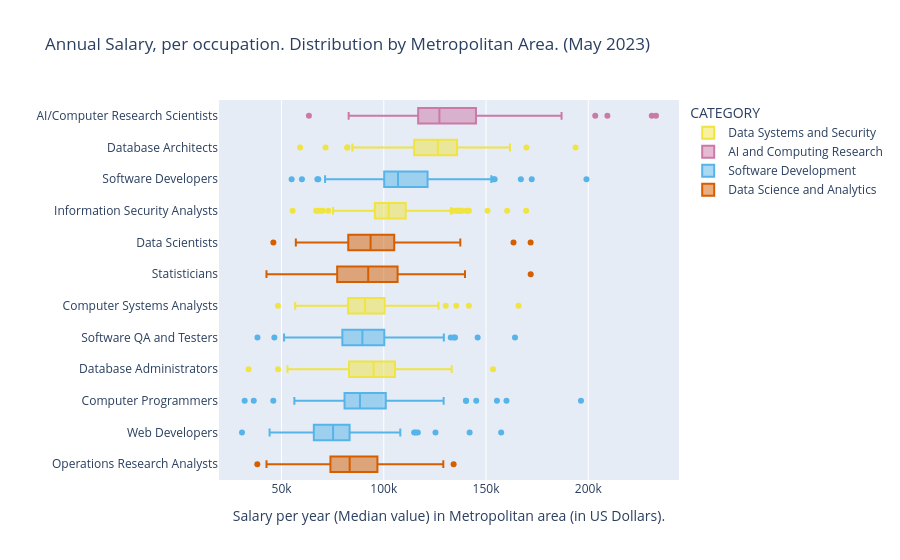

This figure's notebook cell:
### Code cell
#Creating the chart itself 

#Plotting the box chart. 
#each box chart represents the distribution of median salary (A_MEDIAN) 
#per occupation, across different metropolitan areas. 
box_chart = px.box(sal_metro, x='A_MEDIAN', y = 'ROLE', color = 'CATEGORY', color_discrete_map = category_colours,
                  hover_data=['AREA_TITLE', 'TOT_EMP'], labels={'A_MEDIAN' : 'Salary per year (Median value) in Metropolitan area (in US Dollars).', 'ROLE':''}, 
                   category_orders={'ROLE': desc_role},
                   title='Annual Salary, per occupation. Distribution by Metropolitan Area. (May 2023)')
#Box mode overlay was added to fix the misalignment of the boxes with their labels, and to adjust box width (v-s-labs, 2016). 
box_chart.update_layout(height=800, boxmode = 'overlay')
box_chart.show()

### Figure 1 — Plotly figure (JSON) as saved in the notebook; plotly's stock layout.template omitted (floating-point values rounded to 4 significant figures; data arrays with more than 128 entries replaced by an {"elided": "..."} marker saying what was removed)
{"data": [{"alignmentgroup": "True", "customdata": {"elided": "916x2 mixed values"}, "hovertemplate": "CATEGORY=Data Systems and Security<br>Salary per year (Median value) in Metropolitan area (in US Dollars).=%{x}<br>=%{y}<br>AREA_TITLE=%{customdata[0]}<br>TOT_EMP=%{customdata[1]}<extra></extra>", "legendgroup": "Data Systems and Security", "marker": {"color": "#F0E442"}, "name": "Data Systems and Security", "notched": false, "offsetgroup": "Data Systems and Security", "orientation": "h", "showlegend": true, "type": "box", "x": {"elided": "916 int values"}, "x0": " ", "xaxis": "x", "y": {"elided": "916 str values"}, "y0": " ", "yaxis": "y"}, {"alignmentgroup": "True", "customdata": {"elided": "66x2 mixed values"}, "hovertemplate": "CATEGORY=AI and Computing Research<br>Salary per year (Median value) in Metropolitan area (in US Dollars).=%{x}<br>=%{y}<br>AREA_TITLE=%{customdata[0]}<br>TOT_EMP=%{customdata[1]}<extra></extra>", "legendgroup": "AI and Computing Research", "marker": {"color": "#CC79A7"}, "name": "AI and Computing Research", "notched": false, "offsetgroup": "AI and Computing Research", "orientation": "h", "showlegend": true, "type": "box", "x": [176770, 174820, 117870, 142500, 124440, 118580, 145080, 84020, 140750, 102500, 175840, 126000, 112680, 117320, 120700, 96030, 119600, 112200, 133040, 126940, 141090, 123000, 131080, 102440, 186930, 82840, 109250, 128020, 63390, 165000, 120490, 116810, 111610, 138130, 86650, 90440, 155200, 125610, 101650, 114480, 135870, 144690, 161700, 110520, 157640, 136970, 172660, 124990, 145070, 120260, 140710, 203400, 209340, 231050, 233110, 123450, 127460, 174080, 133160, 120580, 128790, 82830, 154560, 173420, 126550, 132430], "x0": " ", "xaxis": "x", "y": ["AI/Computer Research Scientists", "AI/Computer Research Scientists", "AI/Computer Research Scientists", "AI/Computer Research Scientists", "AI/Computer Research Scientists", "AI/Computer Research Scientists", "AI/Computer Research Scientists", "AI/Computer Research Scientists", "AI/Computer Research Scientists", "AI/Computer Research Scientists", "AI/Computer Research Scientists", "AI/Computer Research Scientists", "AI/Computer Research Scientists", "AI/Computer Research Scientists", "AI/Computer Research Scientists", "AI/Computer Research Scientists", "AI/Computer Research Scientists", "AI/Computer Research Scientists", "AI/Computer Research Scientists", "AI/Computer Research Scientists", "AI/Computer Research Scientists", "AI/Computer Research Scientists", "AI/Computer Research Scientists", "AI/Computer Research Scientists", "AI/Computer Research Scientists", "AI/Computer Research Scientists", "AI/Computer Research Scientists", "AI/Computer Research Scientists", "AI/Computer Research Scientists", "AI/Computer Research Scientists", "AI/Computer Research Scientists", "AI/Computer Research Scientists", "AI/Computer Research Scientists", "AI/Computer Research Scientists", "AI/Computer Research Scientists", "AI/Computer Research Scientists", "AI/Computer Research Scientists", "AI/Computer Research Scientists", "AI/Computer Research Scientists", "AI/Computer Research Scientists", "AI/Computer Research Scientists", "AI/Computer Research Scientists", "AI/Computer Research Scientists", "AI/Computer Research Scientists", "AI/Computer Research Scientists", "AI/Computer Research Scientists", "AI/Computer Research Scientists", "AI/Computer Research Scientists", "AI/Computer Research Scientists", "AI/Computer Research Scientists", "AI/Computer Research Scientists", "AI/Computer Research Scientists", "AI/Computer Research Scientists", "AI/Computer Research Scientists", "AI/Computer Research Scientists", "AI/Computer Research Scientists", "AI/Computer Research Scientists", "AI/Computer Research Scientists", "AI/Computer Research Scientists", "AI/Computer Research Scientists", "AI/Computer Research Scientists", "AI/Computer Research Scientists", "AI/Computer Research Scientists", "AI/Computer Research Scientists", "AI/Computer Research Scientists", "AI/Computer Research Scientists"], "y0": " ", "yaxis": "y"}, {"alignmentgroup": "True", "customdata": {"elided": "1024x2 mixed values"}, "hovertemplate": "CATEGORY=Software Development<br>Salary per year (Median value) in Metropolitan area (in US Dollars).=%{x}<br>=%{y}<br>AREA_TITLE=%{customdata[0]}<br>TOT_EMP=%{customdata[1]}<extra></extra>", "legendgroup": "Software Development", "marker": {"color": "#56B4E9"}, "name": "Software Development", "notched": false, "offsetgroup": "Software Development", "orientation": "h", "showlegend": true, "type": "box", "x": {"elided": "1024 int values"}, "x0": " ", "xaxis": "x", "y": {"elided": "1024 str values"}, "y0": " ", "yaxis": "y"}, {"alignmentgroup": "True", "customdata": {"elided": "525x2 mixed values"}, "hovertemplate": "CATEGORY=Data Science and Analytics<br>Salary per year (Median value) in Metropolitan area (in US Dollars).=%{x}<br>=%{y}<br>AREA_TITLE=%{customdata[0]}<br>TOT_EMP=%{customdata[1]}<extra></extra>", "legendgroup": "Data Science and Analytics", "marker": {"color": "#D55E00"}, "name": "Data Science and Analytics", "notched": false, "offsetgroup": "Data Science and Analytics", "orientation": "h", "showlegend": true, "type": "box", "x": {"elided": "525 int values"}, "x0": " ", "xaxis": "x", "y": {"elided": "525 str values"}, "y0": " ", "yaxis": "y"}], "layout": {"autosize": true, "boxmode": "overlay", "legend": {"title": {"text": "CATEGORY"}, "tracegroupgap": 0}, "title": {"text": "Annual Salary, per occupation. Distribution by Metropolitan Area. (May 2023)"}, "xaxis": {"anchor": "y", "autorange": true, "domain": [0, 1], "range": [19420.0, 244400.0], "title": {"text": "Salary per year (Median value) in Metropolitan area (in US Dollars)."}, "type": "linear"}, "yaxis": {"anchor": "x", "autorange": true, "categoryarray": ["Operations Research Analysts", "Web Developers", "Computer Programmers", "Database Administrators", "Software QA and Testers", "Computer Systems Analysts", "Statisticians", "Data Scientists", "Information Security Analysts", "Software Developers", "Database Architects", "AI/Computer Research Scientists"], "categoryorder": "array", "domain": [0, 1], "range": [-0.5, 11.5], "title": {"text": ""}, "type": "category"}}}
